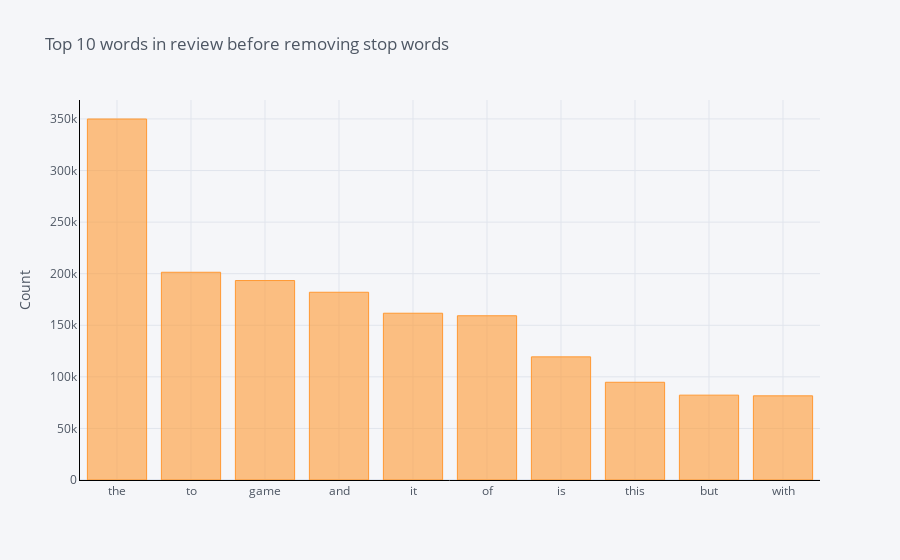

This figure's notebook cell:
### Markdown cell above
<b>There certainly is a change after rounding the ratings but the majority of the data still remains between 6-10 indicating the data is unbalanced.

Below are the Top 10 most frequently occurring words with their word count.</b>

### Code cell
import cufflinks as cf
cf.go_offline()
cf.set_config_file(offline=False, world_readable=True)
def get_top_n_words(corpus, n=None):
    vec = CountVectorizer().fit(corpus)
    bag_of_words = vec.transform(corpus)
    sum_words = bag_of_words.sum(axis=0) 
    words_freq = [(word, sum_words[0, idx]) for word, idx in vec.vocabulary_.items()]
    words_freq =sorted(words_freq, key = lambda x: x[1], reverse=True)
    return words_freq[:n]
common_words = get_top_n_words(X_train, 10)
#for word, freq in common_words:
#    print(word, freq)
df1 = pd.DataFrame(common_words, columns = ['comment' , 'count'])
df1.groupby('comment').sum()['count'].sort_values(ascending=False).iplot(
    kind='bar', yTitle='Count', linecolor='black', title='Top 10 words in review before removing stop words')

### Figure 1 — Plotly figure (JSON) as saved in the notebook; plotly's stock layout.template omitted (floating-point values rounded to 4 significant figures)
{"data": [{"marker": {"color": "rgba(255, 153, 51, 0.6)", "line": {"color": "rgba(255, 153, 51, 1.0)", "width": 1}}, "name": "count", "orientation": "v", "text": "", "type": "bar", "x": ["the", "to", "game", "and", "it", "of", "is", "this", "but", "with"], "y": [349946, 201384, 193351, 182003, 161663, 159221, 119366, 94733, 82256, 81584]}], "layout": {"legend": {"bgcolor": "#F5F6F9", "font": {"color": "#4D5663"}}, "paper_bgcolor": "#F5F6F9", "plot_bgcolor": "#F5F6F9", "title": {"font": {"color": "#4D5663"}, "text": "Top 10 words in review before removing stop words"}, "xaxis": {"gridcolor": "#E1E5ED", "linecolor": "black", "showgrid": true, "tickfont": {"color": "#4D5663"}, "title": {"font": {"color": "#4D5663"}, "text": ""}, "zerolinecolor": "#E1E5ED"}, "yaxis": {"gridcolor": "#E1E5ED", "linecolor": "black", "showgrid": true, "tickfont": {"color": "#4D5663"}, "title": {"font": {"color": "#4D5663"}, "text": "Count"}, "zerolinecolor": "#E1E5ED"}}}
